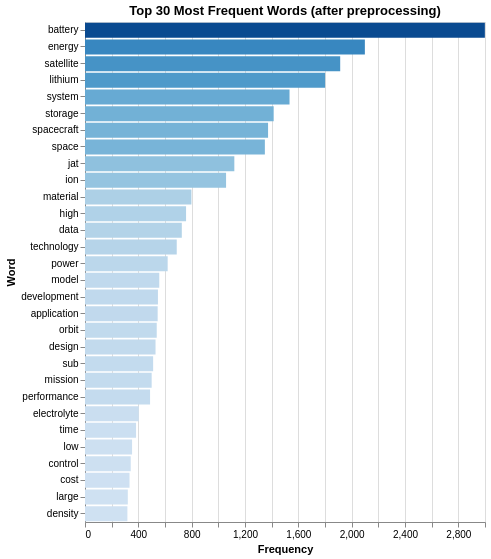

Notebook code for this chart:
### Markdown cell above
The above stacked histogram shows the relationship between the length of each abstract in words and how many documents fall in this category. The results showed that most results are between 100 to 220. The category 'battery' with blue color tend to have longer abstracts, followed by 'space' category with orange color.

### Code cell
# --- Chart 3: Top 30 Most Frequent Words ---
# After preprocessing, which words appear most often across the entire corpus?

from collections import Counter

all_tokens = [token for tokens in df['tokens'] for token in tokens]
word_freq = Counter(all_tokens).most_common(30)
word_df = pd.DataFrame(word_freq, columns=['word', 'frequency'])

chart_words = alt.Chart(word_df).mark_bar().encode(
    x=alt.X('frequency:Q', title='Frequency'),
    y=alt.Y('word:N', sort='-x', title='Word'),
    color=alt.Color('frequency:Q', scale=alt.Scale(scheme='blues'), legend=None),
    tooltip=['word', 'frequency']
).properties(
    title='Top 30 Most Frequent Words (after preprocessing)',
    width=400,
    height=500
)

chart_words

### Figure 1 — Vega specification as saved in the notebook (floating-point values rounded to 4 significant figures)
{"$schema": "https://vega.github.io/schema/vega/v5.json", "data": [{"name": "source_0"}, {"name": "data_0", "values": [{"frequency": 2999, "frequency_end": 2999.0, "frequency_start": 0.0, "word": "battery"}, {"frequency": 2099, "frequency_end": 2099.0, "frequency_start": 0.0, "word": "energy"}, {"frequency": 1914, "frequency_end": 1914.0, "frequency_start": 0.0, "word": "satellite"}, {"frequency": 1801, "frequency_end": 1801.0, "frequency_start": 0.0, "word": "lithium"}, {"frequency": 1534, "frequency_end": 1534.0, "frequency_start": 0.0, "word": "system"}, {"frequency": 1415, "frequency_end": 1415.0, "frequency_start": 0.0, "word": "storage"}, {"frequency": 1373, "frequency_end": 1373.0, "frequency_start": 0.0, "word": "spacecraft"}, {"frequency": 1349, "frequency_end": 1349.0, "frequency_start": 0.0, "word": "space"}, {"frequency": 1120, "frequency_end": 1120.0, "frequency_start": 0.0, "word": "jat"}, {"frequency": 1058, "frequency_end": 1058.0, "frequency_start": 0.0, "word": "ion"}, {"frequency": 798, "frequency_end": 798.0, "frequency_start": 0.0, "word": "material"}, {"frequency": 758, "frequency_end": 758.0, "frequency_start": 0.0, "word": "high"}, {"frequency": 726, "frequency_end": 726.0, "frequency_start": 0.0, "word": "data"}, {"frequency": 688, "frequency_end": 688.0, "frequency_start": 0.0, "word": "technology"}, {"frequency": 620, "frequency_end": 620.0, "frequency_start": 0.0, "word": "power"}, {"frequency": 557, "frequency_end": 557.0, "frequency_start": 0.0, "word": "model"}, {"frequency": 547, "frequency_end": 547.0, "frequency_start": 0.0, "word": "development"}, {"frequency": 545, "frequency_end": 545.0, "frequency_start": 0.0, "word": "application"}, {"frequency": 538, "frequency_end": 538.0, "frequency_start": 0.0, "word": "orbit"}, {"frequency": 529, "frequency_end": 529.0, "frequency_start": 0.0, "word": "design"}, {"frequency": 511, "frequency_end": 511.0, "frequency_start": 0.0, "word": "sub"}, {"frequency": 500, "frequency_end": 500.0, "frequency_start": 0.0, "word": "mission"}, {"frequency": 488, "frequency_end": 488.0, "frequency_start": 0.0, "word": "performance"}, {"frequency": 403, "frequency_end": 403.0, "frequency_start": 0.0, "word": "electrolyte"}, {"frequency": 383, "frequency_end": 383.0, "frequency_start": 0.0, "word": "time"}, {"frequency": 353, "frequency_end": 353.0, "frequency_start": 0.0, "word": "low"}, {"frequency": 343, "frequency_end": 343.0, "frequency_start": 0.0, "word": "control"}, {"frequency": 334, "frequency_end": 334.0, "frequency_start": 0.0, "word": "cost"}, {"frequency": 321, "frequency_end": 321.0, "frequency_start": 0.0, "word": "large"}, {"frequency": 318, "frequency_end": 318.0, "frequency_start": 0.0, "word": "density"}]}, {"name": "source_0_y_domain_word", "values": [{"sort_field": 2999, "word": "battery"}, {"sort_field": 2099, "word": "energy"}, {"sort_field": 1914, "word": "satellite"}, {"sort_field": 1801, "word": "lithium"}, {"sort_field": 1534, "word": "system"}, {"sort_field": 1415, "word": "storage"}, {"sort_field": 1373, "word": "spacecraft"}, {"sort_field": 1349, "word": "space"}, {"sort_field": 1120, "word": "jat"}, {"sort_field": 1058, "word": "ion"}, {"sort_field": 798, "word": "material"}, {"sort_field": 758, "word": "high"}, {"sort_field": 726, "word": "data"}, {"sort_field": 688, "word": "technology"}, {"sort_field": 620, "word": "power"}, {"sort_field": 557, "word": "model"}, {"sort_field": 547, "word": "development"}, {"sort_field": 545, "word": "application"}, {"sort_field": 538, "word": "orbit"}, {"sort_field": 529, "word": "design"}, {"sort_field": 511, "word": "sub"}, {"sort_field": 500, "word": "mission"}, {"sort_field": 488, "word": "performance"}, {"sort_field": 403, "word": "electrolyte"}, {"sort_field": 383, "word": "time"}, {"sort_field": 353, "word": "low"}, {"sort_field": 343, "word": "control"}, {"sort_field": 334, "word": "cost"}, {"sort_field": 321, "word": "large"}, {"sort_field": 318, "word": "density"}]}, {"name": "data_0_color_domain_frequency", "values": [{"min": 318, "max": 2999}]}], "marks": [{"type": "rect", "name": "marks", "from": {"data": "data_0"}, "encode": {"update": {"tooltip": {"signal": "{\"word\": isValid(datum[\"word\"]) ? datum[\"word\"] : \"\"+datum[\"word\"], \"frequency\": format(datum[\"frequency\"], \"\")}"}, "y": {"field": "word", "scale": "y"}, "x2": {"field": "frequency_start", "scale": "x"}, "fill": {"field": "frequency", "scale": "color"}, "height": {"signal": "max(0.25, bandwidth('y'))"}, "x": {"field": "frequency_end", "scale": "x"}}}, "style": ["bar"]}], "scales": [{"name": "x", "type": "linear", "domain": {"data": "data_0", "fields": ["frequency_start", "frequency_end"]}, "range": [0, {"signal": "width"}], "zero": true, "nice": true}, {"name": "y", "type": "band", "domain": {"data": "source_0_y_domain_word", "field": "word", "sort": {"op": "max", "field": "sort_field", "order": "descending"}}, "range": [0, {"signal": "height"}], "paddingOuter": 0.05, "paddingInner": 0.1}, {"name": "color", "type": "linear", "domain": [{"signal": "(data(\"data_0_color_domain_frequency\")[0] || {}).min"}, {"signal": "(data(\"data_0_color_domain_frequency\")[0] || {}).max"}], "range": {"scheme": "blues"}, "interpolate": "hcl", "zero": false}], "axes": [{"scale": "x", "orient": "bottom", "ticks": false, "zindex": 0, "domain": false, "grid": true, "labels": false, "minExtent": 0, "gridScale": "y", "tickCount": {"signal": "ceil(width/40)"}, "aria": false, "maxExtent": 0}, {"scale": "x", "orient": "bottom", "title": "Frequency", "labelOverlap": true, "grid": false, "labelFlush": true, "tickCount": {"signal": "ceil(width/40)"}, "zindex": 0}, {"scale": "y", "title": "Word", "grid": false, "orient": "left", "zindex": 0}], "title": {"text": "Top 30 Most Frequent Words (after preprocessing)", "frame": "group"}, "padding": 5, "background": "white", "style": "cell", "width": 400, "height": 500}
